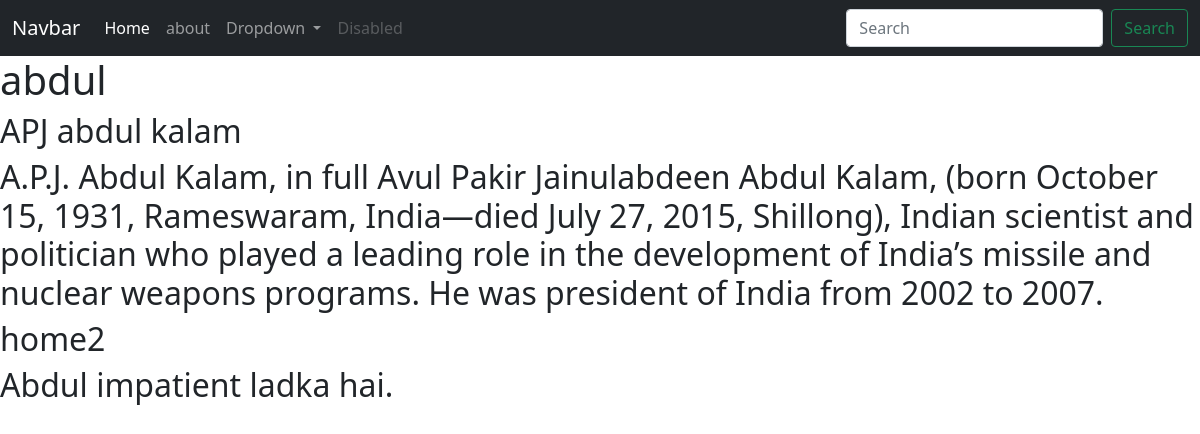
The app's page /index/ with its own data.
### app1/models.py (models this page shows)
class home(models.Model):
    title = models.CharField(max_length=200)
    text = models.TextField()

### app1/views.py (the view)
# urls.py: path('', views.index , name='index'),
def index(request):
    h= home.objects.all()
    print(h)
    return render(request, 'a.html',{'H':h})

### app1/templates/a.html (shortened to what this page needs)
<!doctype html>
<html lang="en">
  <head>
    <link href="https://cdn.jsdelivr.net/npm/bootstrap@5.0.2/dist/css/bootstrap.min.css" rel="stylesheet">
  </head>
  <body>
<nav class="navbar navbar-expand-lg navbar-dark bg-dark">
  <div class="container-fluid">
    <a class="navbar-brand" href="#">Navbar</a>
    <div class="collapse navbar-collapse" id="navbarSupportedContent">
      <ul class="navbar-nav me-auto mb-2 mb-lg-0">
        <li class="nav-item">
          <a class="nav-link active" aria-current="page" href="{% url 'index' %}">Home</a>
        </li>
        <li class="nav-item">
          <a class="nav-link" href="{% url 'about' %}">about</a>
        </li>
        <li class="nav-item dropdown">
          <a class="nav-link dropdown-toggle" href="#" id="navbarDropdown" role="button" data-bs-toggle="dropdown" aria-expanded="false">
            Dropdown
          </a>
        </li>
        <li class="nav-item">
          <a class="nav-link disabled" href="#" tabindex="-1" aria-disabled="true">Disabled</a>
        </li>
      </ul>
      <form class="d-flex">
        <input class="form-control me-2" type="search" placeholder="Search" aria-label="Search">
        <button class="btn btn-outline-success" type="submit">Search</button>
      </form>
    </div>
  </div>
</nav>
<div>
    <h1>abdul</h1>
{% for s in H %}
<h2>{{s.title}}</h2>
<h2>{{s.text}}</h2>
{% endfor %}
</div>
  </body>
</html>

### records on screen
home: title "APJ abdul kalam", text "A.P.J. Abdul Kalam, in full Avul Pakir Jainulabdeen Abdul Kalam, (born October 15, 1931, Rameswaram, India—died July 27, 2015, Shillong), Indian scientist and politician who played a leading role in the development of India’s missile and nuclear weapons programs. He was president of India from 2002 to 2007."
home: title "home2", text "Abdul impatient ladka hai."
